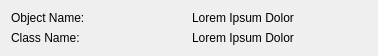
<?xml version="1.0" encoding="UTF-8"?>
<ui version="4.0">
 <class>WidgetUnderMouseInfoDialog</class>
 <widget class="QWidget" name="WidgetUnderMouseInfoDialog">
  <property name="geometry">
   <rect>
    <x>0</x>
    <y>0</y>
    <width>378</width>
    <height>54</height>
   </rect>
  </property>
  <property name="windowTitle">
   <string>Widget Under Mouse Info</string>
  </property>
  <layout class="QVBoxLayout" name="verticalLayout">
   <item>
    <layout class="QHBoxLayout" name="horizontalLayout_2">
     <item>
      <widget class="QLabel" name="label">
       <property name="text">
        <string>Object Name:</string>
       </property>
      </widget>
     </item>
     <item>
      <widget class="QLabel" name="objectNameLabel">
       <property name="text">
        <string>Lorem Ipsum Dolor</string>
       </property>
      </widget>
     </item>
    </layout>
   </item>
   <item>
    <layout class="QHBoxLayout" name="horizontalLayout">
     <item>
      <widget class="QLabel" name="label_2">
       <property name="text">
        <string>Class Name:</string>
       </property>
      </widget>
     </item>
     <item>
      <widget class="QLabel" name="classNameLabel">
       <property name="text">
        <string>Lorem Ipsum Dolor</string>
       </property>
      </widget>
     </item>
    </layout>
   </item>
  </layout>
 </widget>
 <resources/>
 <connections/>
</ui>
